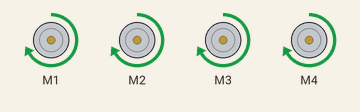
This sketch was run on a simulated Arduino Uno, built with avr-gcc and run on an emulated ATmega328P. Shown: 4 × DC motor (green arrow = forward, orange = backward, longer = faster). What the sketch prints to the serial monitor is not drawn.

Above: at 2.5 s.
At 7.5 s:
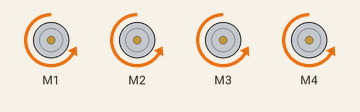
At 10.5 s:
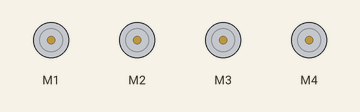
Timing chart, 0 to 14.3 s (numbered marks = the images above):
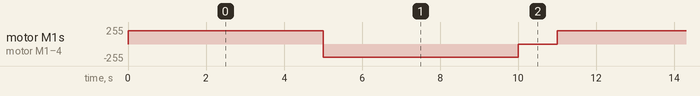

Measured:
- by itself, motor M1–4: repeats every 11.0 s: backward 200/255 5.0 s, stopped 1.0 s, forward 200/255 5.0 s

The sketch:

MotorTest_working.ino
```cpp
// (licence header left out)
#include <AFMotor.h>

AF_DCMotor motor1(1);
AF_DCMotor motor2(2);
AF_DCMotor motor3(3);
AF_DCMotor motor4(4);

void setup() {
  Serial.begin(9600);           // set up Serial library at 9600 bps
  Serial.println("Motor test!");

  // turn on motor
  motor1.setSpeed(200);
  motor2.setSpeed(200);
  motor3.setSpeed(200);
  motor4.setSpeed(200);

  motor1.run(RELEASE);
  motor2.run(RELEASE);
  motor3.run(RELEASE);
  motor4.run(RELEASE);
}

void loop() {
  uint8_t i;

  Serial.print("tick");go();
  delay(5000);
  Serial.print("tock");reverse();
  delay(5000);
  Serial.print("tech");stop();
  delay(1000);
}

void stop()
{
  motor1.run(RELEASE);
  motor2.run(RELEASE);
  motor3.run(RELEASE);
  motor4.run(RELEASE);
}

void go()
{
  motor1.run(FORWARD);
  motor2.run(FORWARD);
  motor3.run(FORWARD);
  motor4.run(FORWARD);
  /*
  for (i=0; i<255; i++) {
    motor.setSpeed(i);
    delay(10);
 }

  for (i=255; i!=0; i--) {
    motor.setSpeed(i);
    delay(10);
 }
  */
}

void reverse()
{
  motor1.run(BACKWARD);
  motor2.run(BACKWARD);
  motor3.run(BACKWARD);
  motor4.run(BACKWARD);
  /*
  for (i=0; i<255; i++) {
    motor.setSpeed(i);
    delay(10);
 }

  for (i=255; i!=0; i--) {
    motor.setSpeed(i);
    delay(10);
 }
  */

}

void turn_left()
{
  motor1.run(FORWARD);
  motor2.run(FORWARD);
  motor3.run(BACKWARD);
  motor4.run(BACKWARD);
}

void turn_right()
{

  motor4.run(FORWARD);
  motor3.run(FORWARD);
  motor2.run(BACKWARD);
  motor1.run(BACKWARD);

}
```
